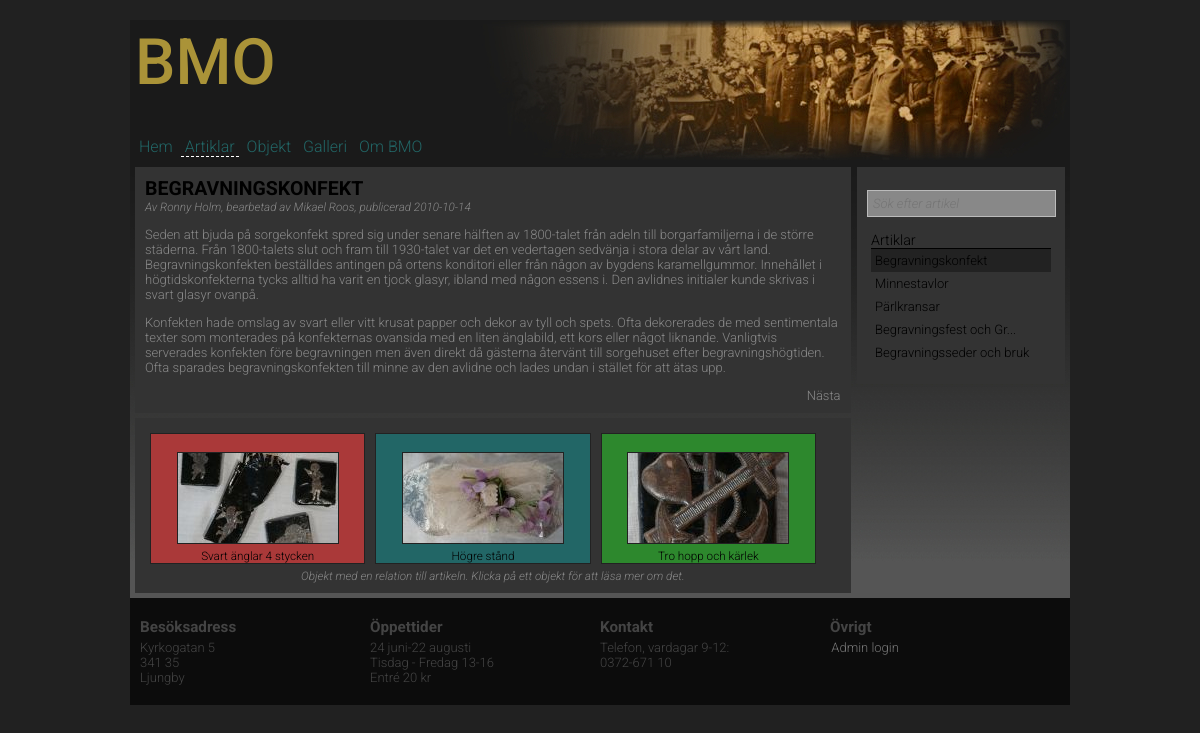
Page /artiklar.php?p=1 on the committed database.
### tables this page shows
CREATE TABLE "Article" ("id" INTEGER PRIMARY KEY  AUTOINCREMENT  NOT NULL  UNIQUE , "category" TEXT, "title" TEXT, "content" TEXT, "author" TEXT, "pubdate" DATETIME NOT NULL  DEFAULT CURRENT_DATE);

CREATE TABLE "Object" ("id" INTEGER PRIMARY KEY  NOT NULL ,"title" TEXT,"category" TEXT,"text" TEXT,"image" TEXT,"owner" TEXT);

### artiklar.php (the view, shortened to what this page needs)
<?php
include("incl/config.php");
$asideLinkLenght=25;
include("incl/header.php");
if(isset($_GET["p"]))
{
	$p = $_GET["p"];
}
?>
<div id="content">
	<aside class="right">
		<nav class="sidebar">
		    <p>
		        <form>
		        	<input id="input" class="text searchbox" type="text" placeholder="Sök efter artikel"name="search" size="5">
		        </form>
		    </p>
			<ul>
				<li class="header">Artiklar</li>
				<?php
				$query = 'SELECT * FROM Article WHERE category="article";';
				$res = getData($query);
				foreach($res as $object)
				{
					if (isset($_GET["p"]) && ($object['id'] == $p)){
						echo '<li class="selectedItem">';
					} else {
						echo '<li>';
					}
					$title=adjustStrLength($object['title'], $asideLinkLenght);
					echo '<a title="'.$object['title'].'" href="?p='.$object['id'].'">'.$title.'</a></li>';
				}?>
			</ul>
		</nav>
	</aside>
	<?php
		if(isset($_GET["p"])){
			getArticle($p, "left");
			getRelatedObjects($p);
		}elseif(isset($_GET["search"])){
			generateSearchResult("Article", $searchTerm);
		}else{
			getArticleIntros();
		}
	?>
</div>
<?php include("incl/footer.php"); ?>

### src/functions.php (shortened to what this page needs)
<?php
function getData($query){
	$dbPath = dirname(__FILE__) . "/../incl/data/bmo.sqlite";
	$db = new PDO("sqlite:$dbPath");
	$db->setAttribute(PDO::ATTR_ERRMODE, PDO::ERRMODE_WARNING);
	$stmt = $db->prepare($query);
	$stmt->execute();
	$res = $stmt->fetchAll(PDO::FETCH_ASSOC);
	return $res;
}
function adjustStrLength($string, $len){
	if (strlen($string)>$len){
		$string=substr($string,0,$len-3);
		$string .="...";
	}
	return $string;
}
function removeSubstringFromString($subString, $fullString){
	if($subString!=$fullString){
		$modifiedString=str_replace($subString, "", $fullString);
		$modifiedString=ucfirst(trim(preg_replace("/[^a-öA-Ö0-9 ]/", "", $modifiedString)));
		return $modifiedString;
	} else {
		return $fullString;
	}
}
function getArticle($articleNumber, $position){
	$query = "SELECT * FROM Article WHERE id=".$articleNumber.";";
	$res = getData($query);
	foreach($res as $object)
	{
		if ($position == "full")
		{
			echo '<article>';
		} else {
			echo '<article class="'.$position.'">';
		}
		echo '<h1>'.$object['title'].'</h1>';
		if (($object['author'] != "") && ($object['pubdate'] != "")){
			echo '<div class="published">'.$object['author'].', publicerad '.$object['pubdate'].'</div>';
		}
		echo $object['content'];
		if($object['category']=="article"){
			getPrevNextNavigation("Article", $articleNumber);
		}
		echo '</article>';
	}
}
function getRelatedObjects($p){
	switch ($p) {
		case '1':
			$category="Begravningskonfekt";
			break;
	}
	if($category!="Nothing"){
		$query = 'SELECT * FROM Object WHERE category="'.$category.'" ORDER BY RANDOM() LIMIT 3;';
		$res = getData($query);
		echo '<article class="left">';
		$i = 0;
		foreach($res as $object)
		{
			$i = $i+1;
			echo '<a title="'.$object['text'].'" href="objekt.php?p='.$object['id'].'&category='.$object['category'].'">';
				echo '<div class="third">';
					echo '<div class="relatedObject object'.$i.'">';
						echo '<img src="'.imageSize($object['image'], "cropped").'" alt="Bild av '.$object['title'].'">';
						$title=removeSubstringFromString($category, $object['title']);
						echo '<br>'.adjustStrLength($title,30);
					echo '</div>';
				echo '</div>';
			echo '</a>';
		}
		echo '<div class="infoText">Objekt med en relation till artikeln. Klicka på ett objekt för att läsa mer om det.</div>';
		echo '</article>';
	}
}
function imageSize($picture, $size){
	$filename=basename($picture);
	switch ($size) {
		case 'cropped':
			$path="img/bmo/crop/";
			break;
	}
	return($path.$filename);
}
function getPrevNextNavigation($table, $id){
	$category="";
	if($table=="Article"){
		$id = $id.' AND category="article"';
	}
	$next = 'SELECT * FROM '.$table.' WHERE id >'.$id.' ORDER BY id ASC LIMIT 1;';
	$next = getData($next);
	foreach ($next as $item) {
		echo '<nav class=next>';
		echo '<a title="'.$item['title'].'" href="?p='.$item['id'].$category.'">Nästa</a>';
		echo "</nav>";
	}
}

### style/stylesheet.css (style rules this page uses)
header,footer,nav,article,section,aside,figure,figcaption,output { display:block; }
h1 { text-transform: uppercase; color: #000; margin-top: 0px; margin-bottom: 0px; }
a { color: #000000; text-decoration: none; font-family: 'Roboto', sans-serif; font-weight: 300; }
.right { float:right; }
.left { float:left; }
.published { font-style: italic; width: 100%; color: #888; font-size: 0.9em; }
.relatedObject, .randomObject, .gallery { border: 1px solid #222; margin: 5px; color: #000; font-size: 0.9em; background-color: #444; }
.relatedObject img, .randomObject img, .gallery img { margin: 2px; margin-top: 18px; border: 1px solid #222; }
.object1 { background-color: #aa3939; }
.object2 { background-color: #226666; }
.object3 { background-color: #2d882d; }
.object1, .object2, .object3 { color: #000; font-size: 0.9em; }
div.infoText { text-align: center; font-style: italic; width: 100%; color: #888; font-size: 0.9em; }
div.third, div.fourth { text-align: center; float: left; }
div.third { width: 32.4%; }

### style/debug.css (style rules this page uses)
body { background: beige; }
article { background: yellow; }
div#content { border: 1px dashed; }

### style/layout.css (style rules this page uses)
html { margin: 0; padding: 0; overflow-y:scroll; }
body { font-family: 'Roboto', sans-serif; font-weight: 300; margin: 0; padding: 0; background-color: #212121; }
div#content { overflow:auto; color: #888; font-size: small; width:100%; background-image: url("../img/bg_fade.jpg"); background-repeat: repeat-x; min-height: 400px; position: relative; }
article { overflow:auto; background-color: #333; margin: 5px; margin-bottom: 0px; padding: 10px; padding-bottom: 10px; }
article.left { width: 74%; margin-right: 0px; }
article a { color: #888 }
aside { overflow:auto; background-color: #333; margin: 5px; padding: 10px; padding-bottom: 20px; width: 20%; }

### style/navigation.css (style rules this page uses)
nav.sidebar { color: #000; text-decoration: none; }
nav.sidebar a { text-decoration:none; display: block; padding: 4px; }
nav.sidebar ul { list-style-type: none; padding: 2px 4px 0px 4px; margin: 0; }
nav.sidebar li { margin:0px; }
nav.sidebar li.selectedItem { background-color: #222; }
nav.next { float: right; }
li.header { border-bottom: 1px solid black; font-size: 110%; }

### style/forms.css (style rules this page uses)
input[type=text], input[type=password], input.text, input.title, input.searchbox, textarea { background-color:#fff; border:1px solid #bbb; }
input[type=text], input[type=password], input.text, input.title, input.searchbox, textarea, select { margin:0.5em 0; }
input.text, input.title { width: 300px; padding:5px; }
input.searchbox { width: 94%; padding:5px; background-color: #888; font-style: italic; margin: 0px; font-family: 'Roboto', sans-serif; font-weight: 300; font-size: small; color: black; }

### rows in the picture
article: title "Begravningskonfekt", title "BEGRAVNINGSKONFEKT", author "Av Ronny Holm, bearbetad av Mikael Roos", pubdate "2010-10-14", content "Seden att bjuda på sorgekonfekt spred sig under senare hälften av 1800-talet från adeln till borgarfamiljerna i de större städerna. Från 1800-talets slut och fram till 1930-talet var det en vedertagen sedvänja i stora delar av vårt land. Begravningskonfekten beställdes antingen på ortens konditori eller från någon av bygdens karamellgummor. Innehållet i högtidskonfekterna tycks alltid ha varit en tjock glasyr, ibland med någon essens i. Den avlidnes initialer kunde skrivas i svart glasyr ovanpå. Konfekten hade omslag av svart eller vitt krusat papper och dekor av tyll och spets. Ofta dekorerades de med sentimentala texter som monterades på konfekternas ovansida med en liten änglabild, ett…"
article: title "Minnestavlor"
article: title "Pärlkransar"
article: title "Begravningsfest och Gr..."
article: title "Begravningsseder och bruk"
object: image (picture), title "Svart änglar 4 stycken"
object: image (picture), title "Högre stånd"
object: image (picture), title "Tro hopp och kärlek"
